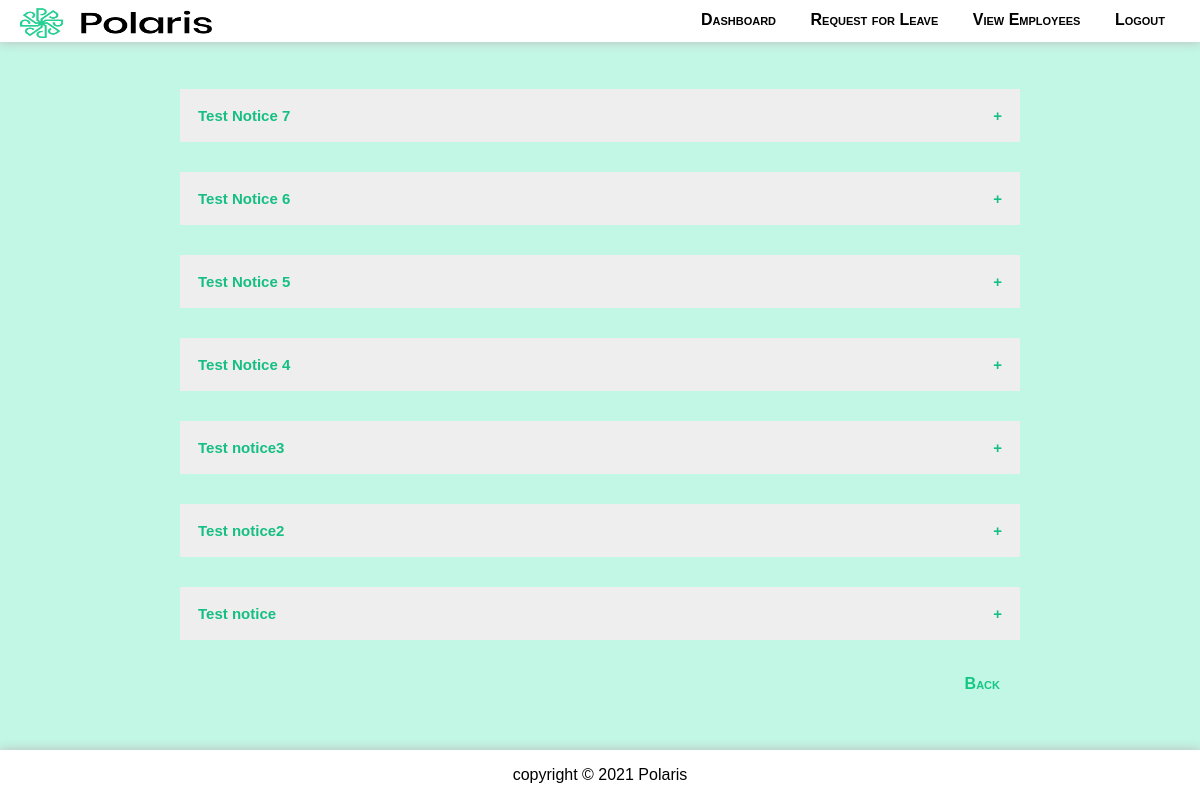
The app's page /viewNotice (signed in) with its own data.
### employeeApp/models.py (models this page shows)
class Notice(models.Model):
    title = models.CharField(max_length=128)
    body = models.TextField()
    publish_date = models.DateField(editable=False,auto_now=True)

### employeeApp/views.py (the view)
# urls.py: path('viewNotice', views.viewNotice, name='viewNotice'),
def viewNotice(request):
    notices = Notice.objects.order_by('-id')
    if len(notices) > 10:
        notices = notices[:10]
    return render(request, 'view-notice.html', {'notices': notices})

### EmployeeManagementSystem/template/view-notice.html (shortened to what this page needs)
{% extends "boilerplate.html" %}
    {% block menu %}
    {% if request.session.id is not None %}
            <a href="/dashboard">Dashboard</a>
        {% if request.session.admin %}
            <a href="/publishNotice" class="active">Publish Notice</a>
            <a href="/viewApplicants">New Applicants</a>
            <a href="/leaveRequests">New Requests</a>
        {% else %}
            <a href="/requestLeave">Request for Leave</a>
        {% endif %}
        <a href="/viewEmployees">View Employees</a>
        <a href="/logout">Logout</a>
    {% else %}
        <a href="{% url 'login' %}">Login</a>
        <a href="{% url 'insert' %}">Register</a>
    {% endif %}
    {% endblock %}
    {% block content %}
    {% if request.session.id %}
        {% if notices %}
            {% for notice in notices %}
            <div class="card-notice">
                <h3 class="notice-title">{{notice.title}}</h3>
            </div>
            {% endfor %}
        {% else %}
            <h3>No Recent Notices</h3>
        {% endif %}
    {% else %}
        <h3 class="error">Unauthorized Access, please Log in.</h3>
    {% endif %}
    {% endblock %}
    {% block bottomLinks %}
        <a href="javascript:history.back();">Back</a>
    {% endblock %}

### employeeApp/static/styles.css (style rules this page uses)
* { box-sizing: border-box; }
body { background-color: rgba(187, 245, 226, 0.89); font-family: Verdana, Geneva, Tahoma, sans-serif; color: black; margin: 0 0 60px 0; }
#menu > a { display: inline-block; padding: 11px 15px; margin-top: 0px; text-decoration: none; color: black; font-variant: small-caps; font-weight: bold; font-size: 16px; }
a { text-decoration: none; color: rgb(21, 191, 131); }
.container-flex a { display: inline-block; padding: 10px 20px; margin: 10px 0px; width: fit-content; text-decoration: none; color: rgb(21, 199, 131); font-variant: small-caps; font-weight: bold; font-size: 16px; }
.notice-title { background-color: #eee; color: rgb(21, 191, 131); cursor: pointer; padding: 18px; width: 100%; border: none; text-align: left; outline: none; font-size: 15px; transition: 0.4s; }
.notice-title::after { content: '\002B'; color: rgb(21, 191, 131); font-weight: bold; float: right; margin-left: 5px; }

### records on screen
Notice: title "Test Notice 7"
Notice: title "Test Notice 6"
Notice: title "Test Notice 5"
Notice: title "Test Notice 4"
Notice: title "Test notice3"
Notice: title "Test notice2"
Notice: title "Test notice"
